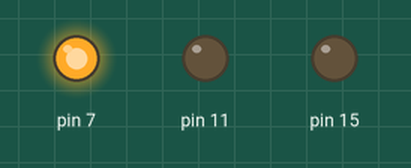
The program below on a simulated Raspberry Pi (header pin numbers). On the bench: output pins drawn as LEDs (lit = HIGH). At 9.0 s the program stops and its outputs stay as they are.

Above: at 0.5 s.
At 1.5 s:
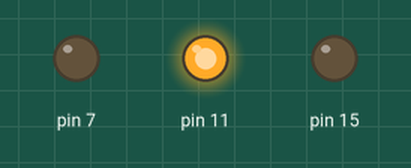
At 5.5 s:
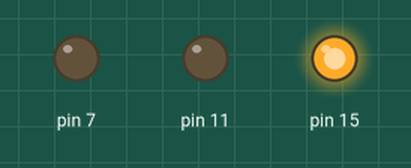
Timing chart, 0 to 6.9 s (numbered marks = the images above):
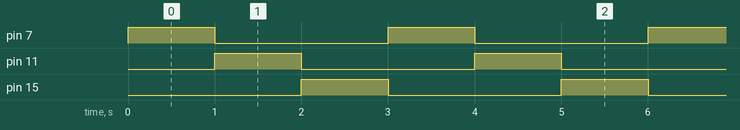

The program:

diode.py
```python
import RPi.GPIO as GPIO
import time
GPIO.setmode(GPIO.BOARD)
GPIO.setup(7,GPIO.OUT)
GPIO.setup(11,GPIO.OUT)
GPIO.setup(15,GPIO.OUT)
for x in range (0,3):
    GPIO.output(7,True)
    time.sleep(1)
    GPIO.output(7,False)
    GPIO.output(11,True)
    time.sleep(1)
    GPIO.output(11,False)
    GPIO.output(15,True)
    time.sleep(1)
    GPIO.output(15,False)
GPIO.cleanup()
```

Measured:
- by itself, pin 7: alternates HIGH for 1.0 s and LOW for 2.0 s, 6 changes in all, then stays LOW
- by itself, pin 11, pin 15: alternates HIGH for 1.0 s and LOW for 2.0 s
